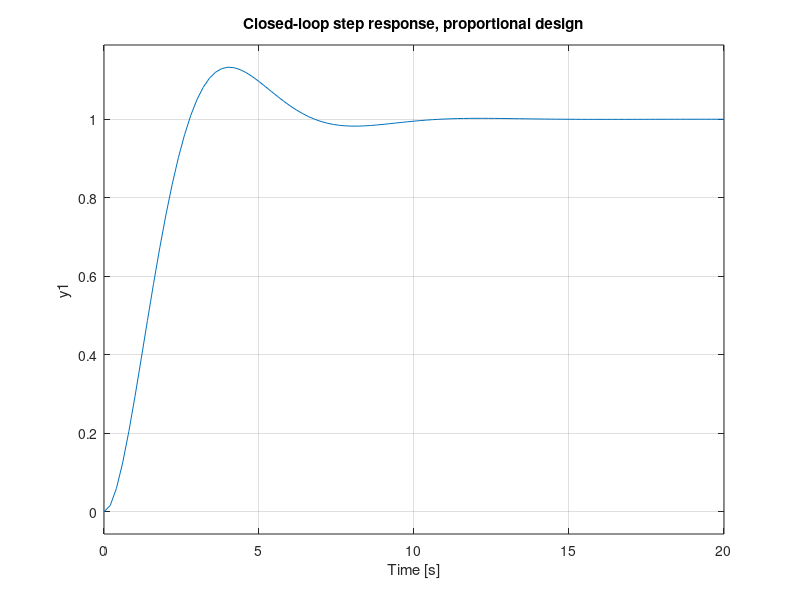

Reproduce this figure in MATLAB.
% Plant: G(s) = 1 / (s (s + 1))
s = tf('s');
G = 1 / (s * (s + 1));

% Desired crossover
omega_gc = 0.7;
magG = abs(freqresp(G, omega_gc));  % |G(j w)|
K = 1 / magG;
C = K;

L = C * G;

[gm, pm, wgc_num, wpc_num] = margin(L);
fprintf('Designed K = %.4f\n', K);
fprintf('Phase margin = %.2f deg at w = %.3f rad/s\n', pm, wgc_num);

Tcl = feedback(L, 1);
step(Tcl);
grid on;
title('Closed-loop step response, proportional design');

% Simulink note:
% In Simulink, one would implement:
%   - A "Gain" block with value K,
%   - A Transfer Fcn block for 1 / (s (s + 1)),
%   - A Sum block for feedback.
% Then use the Linear Analysis Tool to confirm margins.
